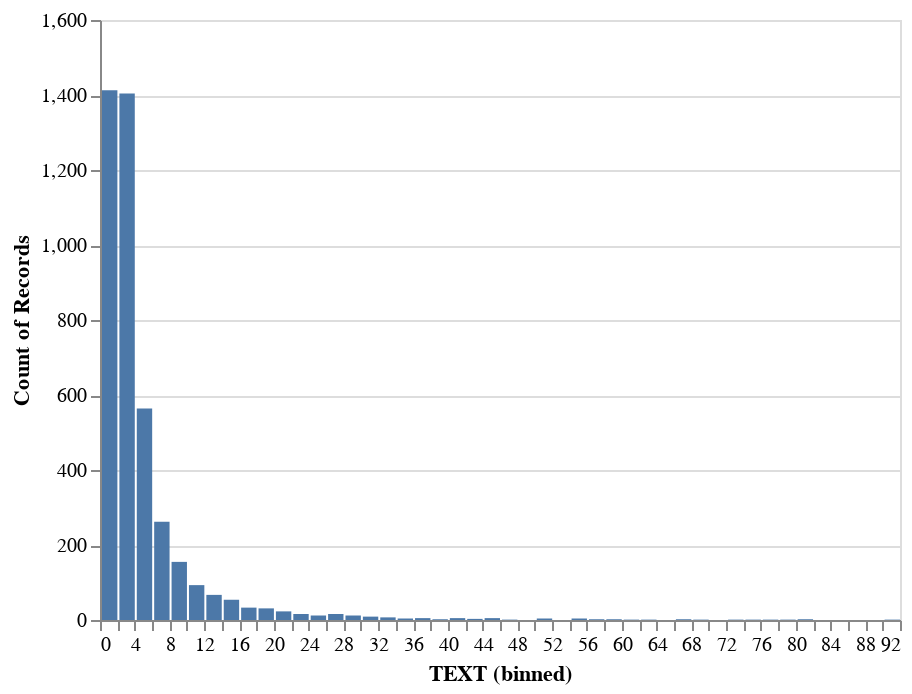

Notebook cell for this chart:
### Markdown cell above
### Histogram of number of notes by Hospital Admission - 10% random sample

### Code cell
alt.Chart(
    combined_df.groupby('HADM_ID', as_index=False).TEXT.count().sample(frac=.1, random_state=seed)
).mark_bar().encode(
    alt.X('TEXT', bin=alt.BinParams(maxbins=50)),
    y='count()',
)

### Figure 1 — Vega-Lite specification as saved in the notebook (floating-point values rounded to 4 significant figures; data arrays with more than 128 entries replaced by an {"elided": "..."} marker saying what was removed)
{"$schema": "https://vega.github.io/schema/vega-lite/v3.3.0.json", "config": {"mark": {"tooltip": null}, "view": {"height": 300, "width": 400}}, "data": {"name": "data-a866b8aa5503959e2260d490c2ad9efe"}, "datasets": {"data-a866b8aa5503959e2260d490c2ad9efe": {"elided": "4220 records"}}, "encoding": {"x": {"bin": {"maxbins": 50}, "field": "TEXT", "type": "quantitative"}, "y": {"aggregate": "count", "type": "quantitative"}}, "mark": "bar"}
